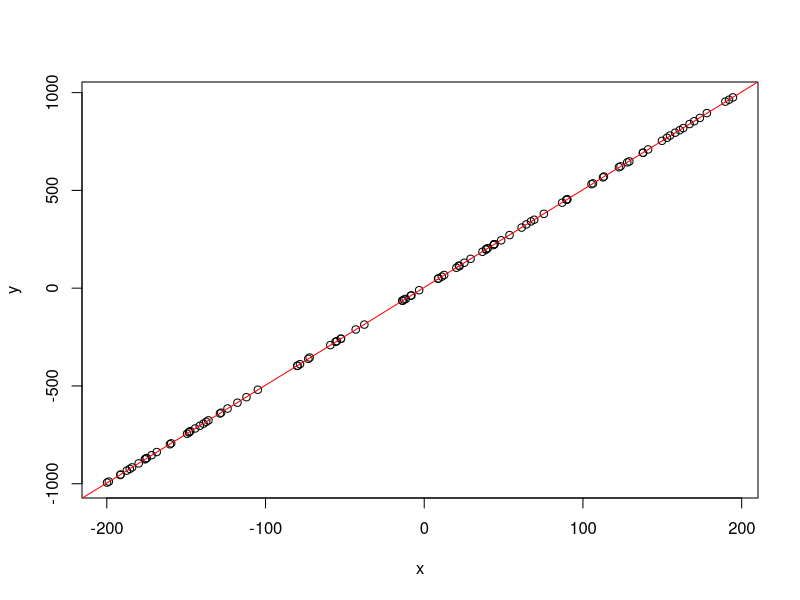
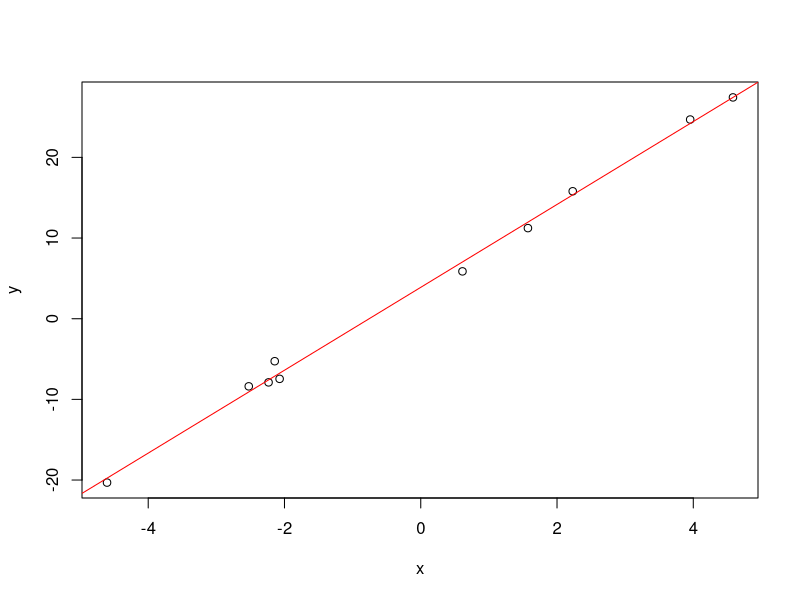
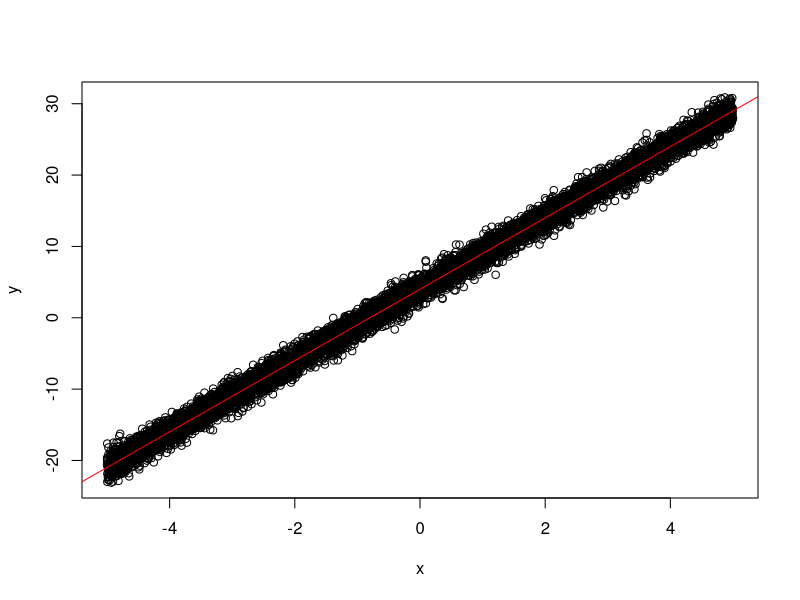
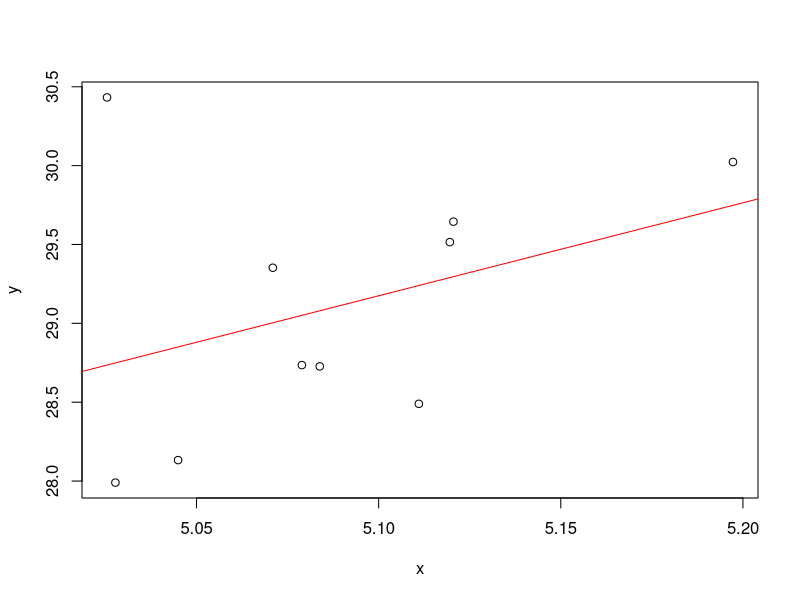
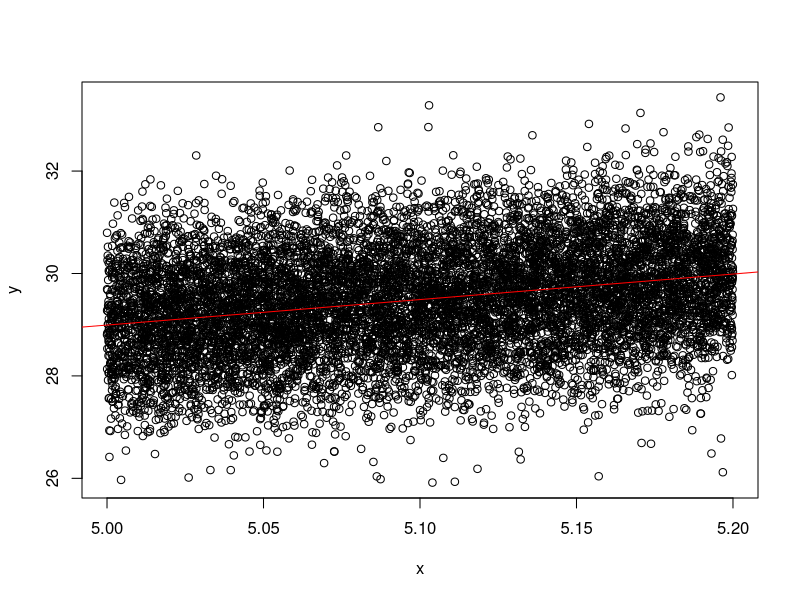
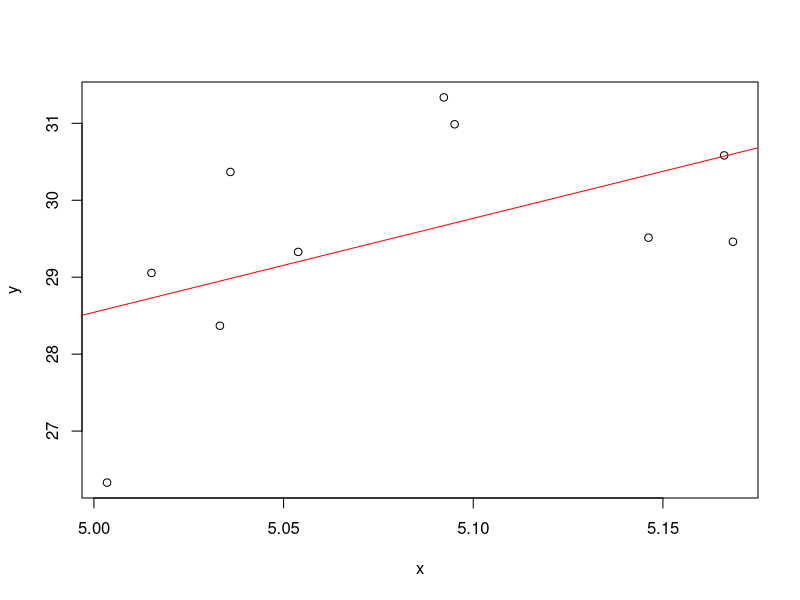

Recreate these plots in R, in order.
exercise3 <- function(m, a, b, xmin, xmax, sigma){
    x <- runif(m, min = xmin, max = xmax)
    
    e <- rnorm(m, 1)

    y <- a + b * x + e

    g <- lm(y~x)

    intercept <-coef(g)[1];

    slope <- coef(g)[2];
    
    prd<-predict(g, newdata=data.frame(x, y), interval="confidence", level = 0.95,type="response");

    #newY <- intercept + slope * x

    plot(x, y)

    abline(intercept, slope, col="red")
}

savePlots <- function(m, xmin, xmax, sigma, plotName){
  jpeg(paste(plotName, ".jpeg"))
    
  exercise3(m, 3, 5, xmin, xmax, sigma)

  dev.off()
}

savePlots(100, -200, 200, 1.5, "Plot-a")

savePlots(10, -5, 5, 1, "Plot-b")

savePlots(10000, -5, 5, 1, "Plot-c")

savePlots(10, 5, 5.2, 1, "Plot-d")

savePlots(10000, 5, 5.2, 1.5, "Plot-e")

savePlots(10, 5, 5.2, 0.01, "Plot-f")
